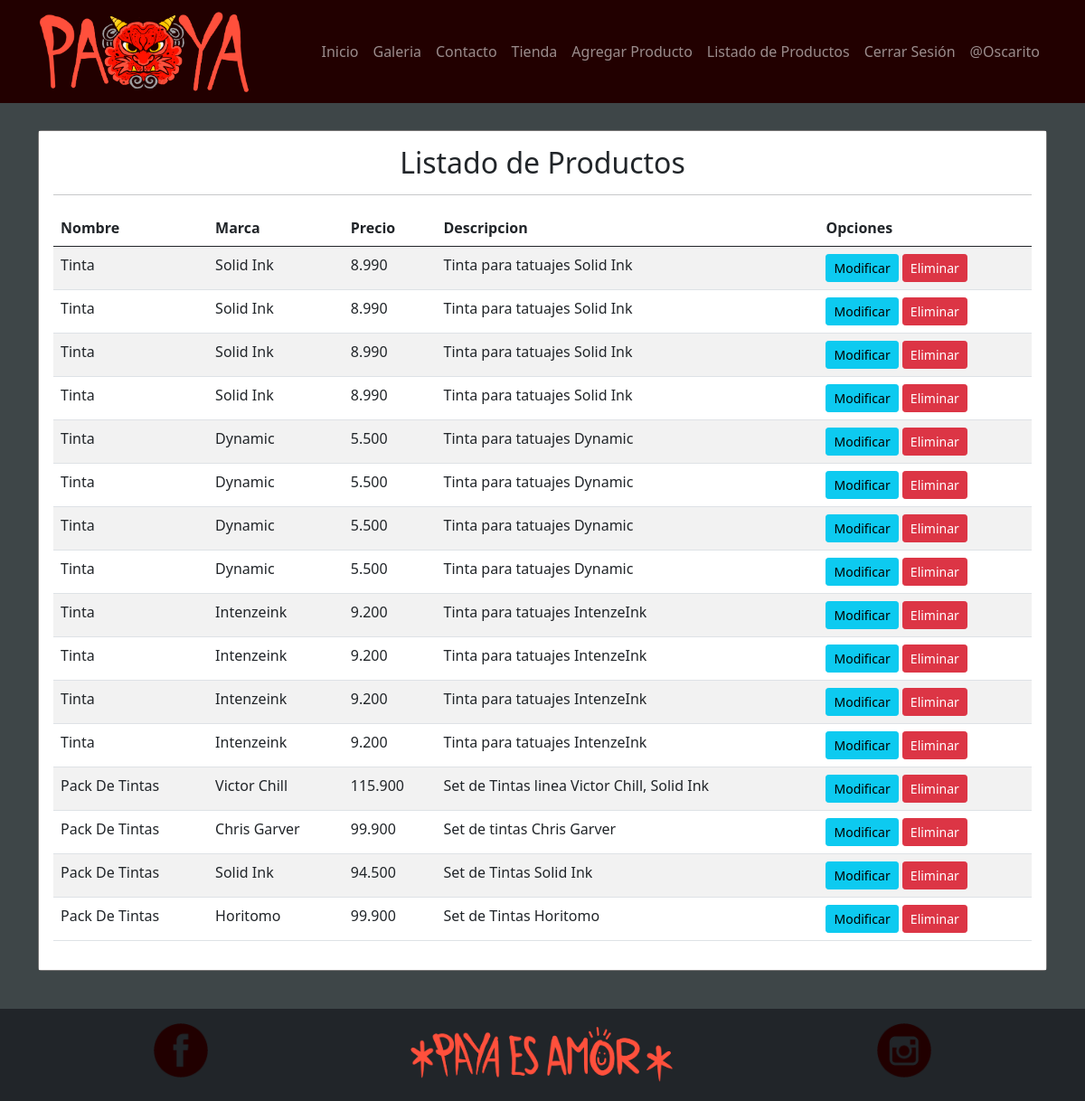
The app's page /listar-productos/ (signed in) with its own data.
### app/models.py (models this page shows, shortened)
class Producto(models.Model):
    nombre = models.CharField(max_length=50)
    precio = models.IntegerField()
    descripcion = models.TextField()
    color = models.CharField(max_length=50)
    marca = models.ForeignKey(Marca, on_delete=models.PROTECT)
    imagen = models.ImageField(upload_to="productos", null=True)

class Marca(models.Model):
    nombre = models.CharField(max_length=50)
    def __str__(self):
        return self.nombre

### app/views.py (the view)
# urls.py: path('listar-productos/', views.listar_productos, name="listar_productos"),
@permission_required('app.view_producto')
def listar_productos(request):
    productos = Producto.objects.all()
    data = {
        'productos': productos
    }
    return render(request, 'app/producto/listar.html', data)

### app/templates/app/producto/listar.html (shortened to what this page needs)
{% extends 'app/base.html' %}
{% block contenido %}
{% load humanize %}
<br><br><br><br> <br><br>
<div class="container">
    <div class="card">
        <div class="card-body bg-white">
            <h2 class="text-dark text-center">Listado de Productos</h2>
            <hr class="text-dark">
            <table class="table table-striped table-hover table-responsive">
                <thead>
                    <tr>
                    <th>Nombre</th>
                    <th>Marca</th>
                    <th>Precio</th>
                    <th>Descripcion</th>
                    {% if perms.app.change_producto or perms.app.delete_producto %}
                    <th>Opciones</th>
                    {% endif%}
                    </tr>
                </thead>
                <tbody>
                    {% for p in productos %}
                    <tr>
                    <td>{{ p.nombre | title }}</td>
                    <td>{{ p.marca | title }}</td>
                    <td>{{ p.precio | intcomma }}</td>
                    <td>{{ p.descripcion }}</td>
                    <td>
                        {% if perms.app.change_producto %}
                        <a href="{% url 'modificar_productos' p.id %}" class="btn btn-info btn-sm">Modificar</a>
                        {% endif %}
                        {% if perms.app.delete_producto %}
                        <a href="#" onclick="eliminar_producto({{p.id}})" class="btn btn-danger btn-sm">Eliminar</a>
                        {% endif %}
                    </td>
                    </tr>
                    {% endfor %}
                </tbody>
            </table>
        </div>
    </div>
</div>
{% endblock %}

### app/templates/app/base.html (shortened to what this page needs)
<!DOCTYPE html>
<html lang="es">
<head>
    {% load static%}
    <link href="https://cdn.jsdelivr.net/npm/bootstrap@5.0.0-beta3/dist/css/bootstrap.min.css" rel="stylesheet"
>
    <link rel="stylesheet" href="{% static 'app/css/estilos.css'%}">
    <link rel="stylesheet" href="{% static 'app/css/estilo_form.css'%}">
    <link rel="stylesheet" href="{% static 'app/css/estilo_horoscopo.css'%}">
    <link rel="stylesheet" href="{% static 'app/css/estilo_tienda.css'%}">
</head>
<body>
    <nav class="navbar navbar-dark bg-dark navbar-expand-md fixed-top mb-5">
        <div class="container">
            <a href="index.html" class="navbar-brand p-0" id="logo-principal">
                <img src="{% static 'app/img/logos/logo.real.png' %}" width ="200" height="auto" alt="logo-principal">
            </a>
            <div class="collapse navbar-collapse" id="menu-principal">
                <ul class="navbar-nav ms-auto">
                    <li class="nav-item"><a href="{% url 'home' %}" class="nav-link">Inicio</a></li>
                    <li class="nav-item"><a href="{% url 'galeria' %}" class="nav-link">Galeria</a></li>
                    <li class="nav-item"><a href="{% url 'contacto' %}" class="nav-link">Contacto</a></li>
                    <li class="nav-item"><a href="{% url 'tienda' %}" class="nav-link">Tienda</a></li>
                    {% if perms.app.add_producto %}
                        <li class="nav-item"><a href="{% url 'agregar_producto' %}" class="nav-link">Agregar Producto</a></li>
                    {% endif %}
                    {% if perms.app.view_producto %}
                        <li class="nav-item"><a href="{% url 'listar_productos' %}" class="nav-link">Listado de Productos</a></li>
                    {% endif %}
                    {% if user.is_authenticated %}
                        <li class="nav-item"><a href="{% url 'logout' %}" class="nav-link">Cerrar Sesión</a></li>
                        <li class="nav-item"><a href="#" class="nav-link">@{{user.username | title}}</a></li>
                    {% else %}
                        <li class="nav-item"><a href="{% url 'login' %}" class="nav-link">Iniciar Sesión</a></li>
                    {% endif %}
                </ul>
            </div>
        </div>
    </nav>
    {% block contenido %}
    {% endblock%}
    <br><br><br><br><br><br>
    <footer class="container-fluid text-white text-center bg-dark fixed-bottom mt-5">
        <div class="row py-3">
            <div class="col-4 order-1">
                <a href="https://www.facebook.com/profile.php?id=100063441506675" target="_blank">
                    <img src="{% static 'app/img/ico/fb.png' %}" class="img-fluid" width="60" height="60"  id="redes" alt="facebook">
                </a>
            </div>
            <div class="col-4 order-3">
                <a href="https://www.instagram.com/payia1/" target="_blank">
                    <img src="{% static 'app/img/ico/ig.png' %}" class="img-fluid" width="60" height="60" id="redes" alt="instagram">
                </a>
            </div>
            <div class="col-4 order-2" id="texto-redes">
                <img src="{% static 'app/img/paya-es-amor.png' %}" width="300" class="img-fluid " alt="">
            </div>
        </div>
    </footer>
</body>
</html>

### app/static/app/css/estilos.css (style rules this page uses)
* { margin: 0; }
body { background-color:#3e4648; }
.navbar { background-color:#220000!important; }
.bg-dark { background-color:#3e4648 ; }
a { padding: 0; }
.navbar-brand { padding: 1rem; }
@media screen and (min-width:768px) { #logo-principal img { width: 200px; } }
@media screen and (min-width:992px) { #logo-principal img { width: 240px; } }
@media (min-width:0px) { #redes { width: 60px; height: 60px; } }

### app/static/app/css/estilo_horoscopo.css (style rules this page uses)
.card { background: #888787; }
.card-body { color: #460505; }
.card-body { height: auto; }

### app/static/app/css/estilo_tienda.css (style rules this page uses)
.fw-bolder, h4,h2,hr { color: rgba(255,255,255,.55); }

### records on screen
Producto: nombre "Tinta", marca "Solid Ink", precio "8.990", descripcion "Tinta para tatuajes Solid Ink"
Producto: nombre "Tinta", marca "Solid Ink", precio "8.990", descripcion "Tinta para tatuajes Solid Ink"
Producto: nombre "Tinta", marca "Solid Ink", precio "8.990", descripcion "Tinta para tatuajes Solid Ink"
Producto: nombre "Tinta", marca "Solid Ink", precio "8.990", descripcion "Tinta para tatuajes Solid Ink"
Producto: nombre "Tinta", marca "Dynamic", precio "5.500", descripcion "Tinta para tatuajes Dynamic"
Producto: nombre "Tinta", marca "Dynamic", precio "5.500", descripcion "Tinta para tatuajes Dynamic"
Producto: nombre "Tinta", marca "Dynamic", precio "5.500", descripcion "Tinta para tatuajes Dynamic"
Producto: nombre "Tinta", marca "Dynamic", precio "5.500", descripcion "Tinta para tatuajes Dynamic"
Producto: nombre "Tinta", marca "Intenzeink", precio "9.200", descripcion "Tinta para tatuajes IntenzeInk"
Producto: nombre "Tinta", marca "Intenzeink", precio "9.200", descripcion "Tinta para tatuajes IntenzeInk"
Producto: nombre "Tinta", marca "Intenzeink", precio "9.200", descripcion "Tinta para tatuajes IntenzeInk"
Producto: nombre "Tinta", marca "Intenzeink", precio "9.200", descripcion "Tinta para tatuajes IntenzeInk"
Producto: nombre "Pack De Tintas", marca "Victor Chill", precio "115.900", descripcion "Set de Tintas linea Victor Chill, Solid Ink"
Producto: nombre "Pack De Tintas", marca "Chris Garver", precio "99.900", descripcion "Set de tintas Chris Garver"
Producto: nombre "Pack De Tintas", marca "Solid Ink", precio "94.500", descripcion "Set de Tintas Solid Ink"
Producto: nombre "Pack De Tintas", marca "Horitomo", precio "99.900", descripcion "Set de Tintas Horitomo"

### other values on screen
{{ user.username | title }} "Oscarito"
